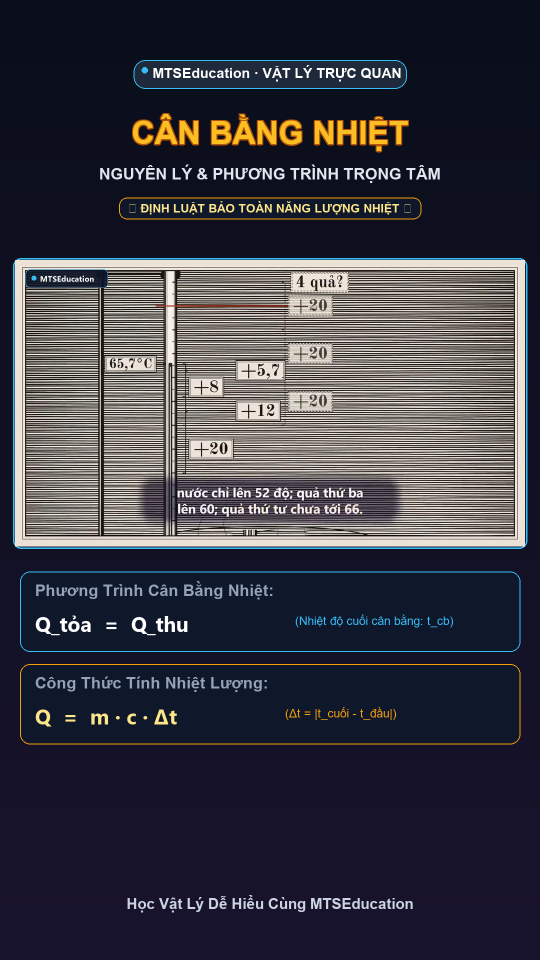
#> input picture 02_San_Pham_Hoan_Chinh/Anh_Bia_TikTok/ẢNH BÌA TIKTOK_CÂN BẰNG NHIỆT.png, 1080 x 1920 px, given in place of frame_5s.jpg, which was not available (shown at 1/2 size)
$ python generate_tiktok_cover.py
#> lines starting #> are read from the running program, lines starting #| are printed output that depends on the picture; after the words box and inside, x2 and y2 are one past the last pixel; in counts of white or black regions, pixels touching at a corner belong together
import os
import shutil
import cv2
import numpy as np
from PIL import Image, ImageDraw, ImageFont

print("Generating TikTok Vertical Cover (1080x1920)...")

# 1. Base image from frame 5s
base = cv2.imread(r'C:\Users\DELL\Documents\CODE\DU_AN\nhiet_build\frame_5s.jpg')
#> base is the input picture: shape (1920, 1080, 3); mean B, G, R 67.5, 57.5, 58.2

# Clean seam on top left
c_left = base[15:140, 66].astype(float)
#> c_left = 125 rows, first 8: [26, 14, 10], [26, 14, 10], [26, 14, 10], [26, 14, 10], [26, 14, 10], [26, 14, 10], [26, 14, 10], [26, 14, 10]
c_right = base[15:140, 84].astype(float)
#> c_right has the same summary as c_left
for x in range(67, 84):
    alpha = (x - 66) / (84.0 - 66.0)
    base[15:140, x] = np.clip(c_left * (1.0 - alpha) + c_right * alpha, 0, 255).astype(np.uint8)
#> base: shape (1920, 1080, 3); 0.01% of pixels changed, all inside (x1, y1, x2, y2) = (67, 15, 69, 140)

# Resize to 1080x1920
base_1080 = cv2.resize(base, (1080, 1920), interpolation=cv2.INTER_CUBIC)
im = Image.fromarray(cv2.cvtColor(base_1080, cv2.COLOR_BGR2RGB))

# Cover top and bottom with clean dark navy
top_overlay = Image.new('RGBA', (1080, 350), (10, 15, 29, 255))
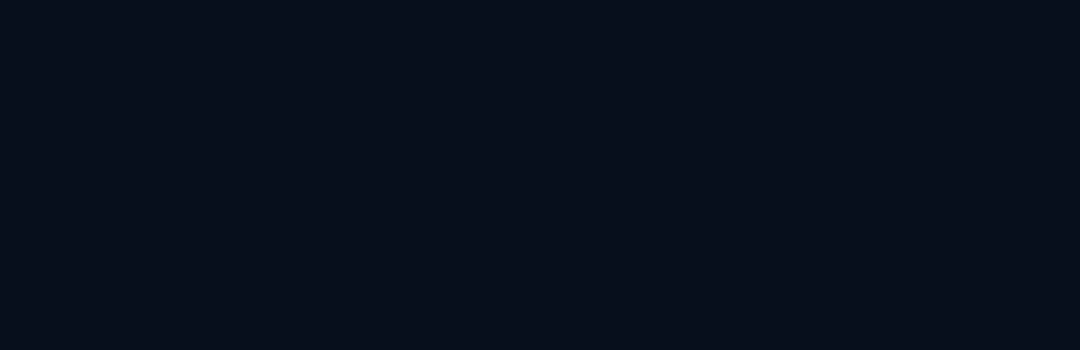
#> top_overlay: PIL image 1080x350 RGBA; mean R, G, B, A 10, 15, 29, 255
bot_overlay = Image.new('RGBA', (1080, 1920 - 1080), (10, 15, 29, 255))
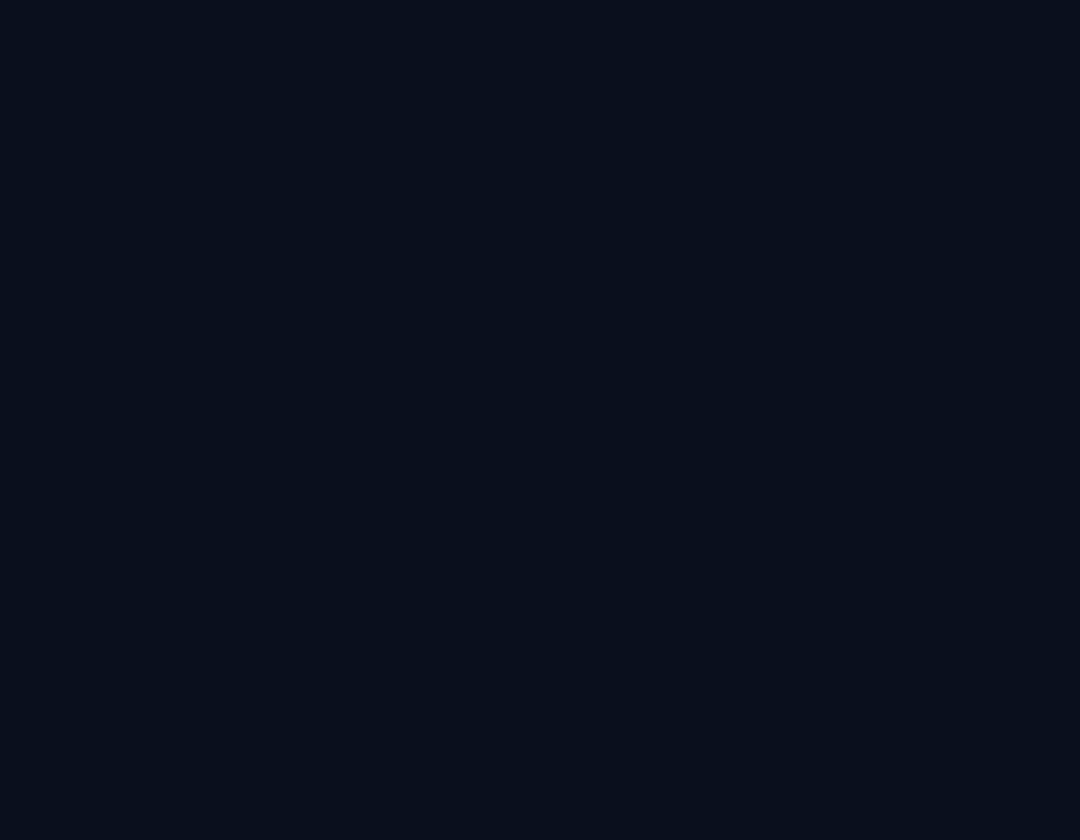
#> bot_overlay: PIL image 1080x840 RGBA; mean R, G, B, A 10, 15, 29, 255
im.paste(top_overlay, (0, 0))
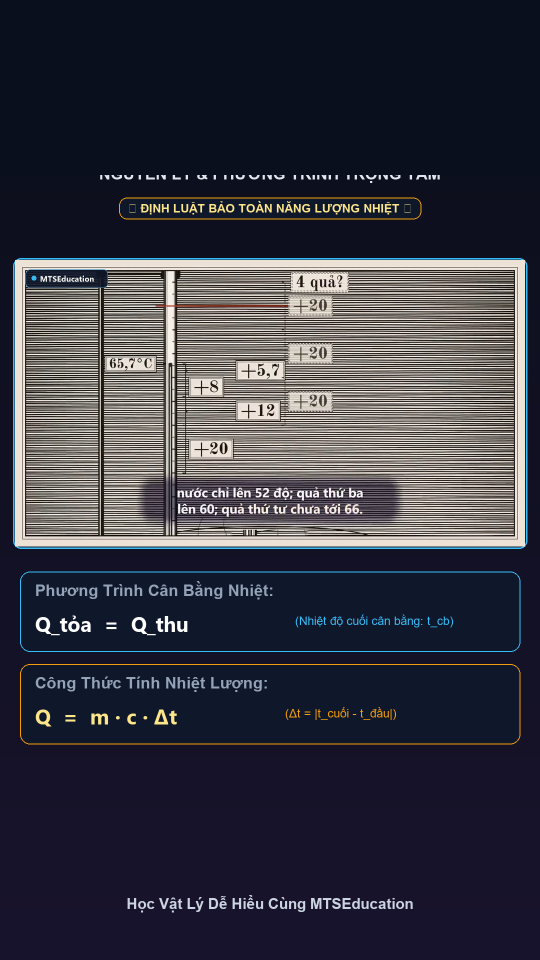
#> im: PIL image 1080x1920 RGB (shown at 1/2 size); mean R, G, B 54.8, 55, 66.3
im.paste(bot_overlay, (0, 1080))
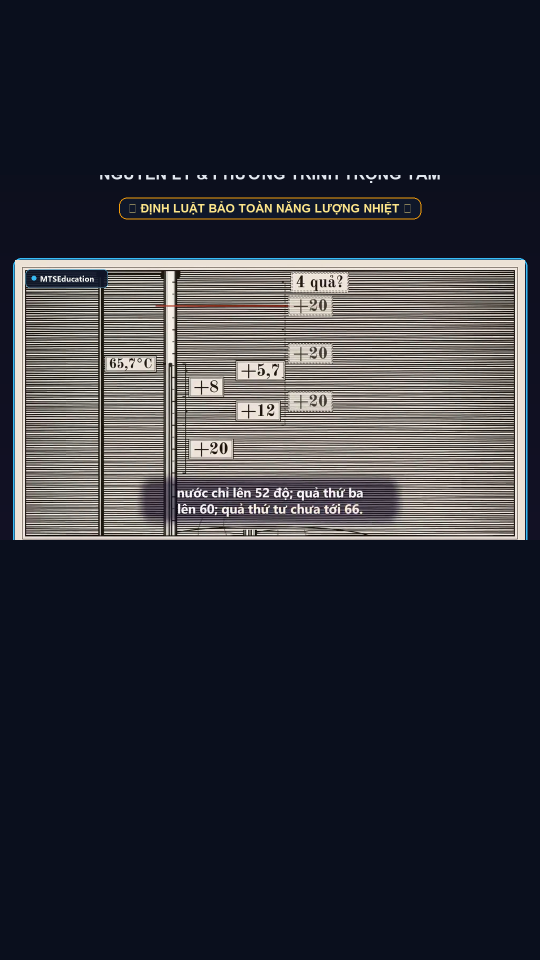
#> im: PIL image 1080x1920 RGB (shown at 1/2 size); mean R, G, B 46.9, 48.8, 57.4

draw = ImageDraw.Draw(im)
# Smooth transitions
for y in range(300, 370):
    alpha = int(255 * (1.0 - (y - 300) / 70.0))
    draw.line([(0, y), (1080, y)], fill=(10, 15, 29, alpha))

for y in range(1040, 1100):
    alpha = int(255 * ((y - 1040) / 60.0))
    draw.line([(0, y), (1080, y)], fill=(10, 15, 29, alpha))

# Fonts
font_bold = r'C:\Windows\Fonts\segoeuib.ttf'
font_reg = r'C:\Windows\Fonts\segoeui.ttf'

f_cat = ImageFont.truetype(font_bold, 30)
f_hook = ImageFont.truetype(font_bold, 28)
f_title_big = ImageFont.truetype(font_bold, 92)
f_sub = ImageFont.truetype(font_reg, 32)
f_formula_h = ImageFont.truetype(font_bold, 24)
f_formula_eq = ImageFont.truetype(font_bold, 64)
f_brand = ImageFont.truetype(font_bold, 28)

# 1. Header Badge: [x: 180, y: 130, w: 720, h: 74]
bw, bh = 720, 74
bx = (1080 - bw) // 2
by = 130
draw.rounded_rectangle([bx, by, bx + bw, by + bh], radius=37, fill=(18, 26, 47), outline=(56, 189, 248), width=2)
# Cyan dot
draw.ellipse([bx + 30, by + 27, bx + 50, by + 47], fill=(56, 189, 248))
# Text
h_text = "VẬT LÝ 12  ·  MTSEducation"
hw = draw.textlength(h_text, font=f_cat)
#> hw = 408
draw.text((bx + (bw - hw) // 2 + 15, by + 18), h_text, font=f_cat, fill=(255, 255, 255))

# 2. Viral Catchy Hook Tag
hk_w, hk_h = 700, 56
hk_x = (1080 - hk_w) // 2
hk_y = 230
draw.rounded_rectangle([hk_x, hk_y, hk_x + hk_w, hk_y + hk_h], radius=16, fill=(239, 68, 68))
hk_text = "3 KHÁI NIỆM HAY BỊ NHẦM LẪN NHẤT"
hkw = draw.textlength(hk_text, font=f_hook)
#> hkw = 520
draw.text((hk_x + (hk_w - hkw) // 2, hk_y + 11), hk_text, font=f_hook, fill=(255, 255, 255))

# 3. Main Titles (Centered, Big, Impactful)
def draw_title(y, text, fill_col):
#> called with y = 1110, text = 'NHIỆT LƯỢNG', fill_col = (250, 204, 21)
    tw = draw.textlength(text, font=f_title_big)
#> tw = 663
    x = (1080 - tw) // 2
#> x = 208
    for dx, dy in [(-3,0),(3,0),(0,-3),(0,3),(3,3),(-3,3)]:
        draw.text((x + dx, y + dy), text, font=f_title_big, fill=(0, 0, 0))
    draw.text((x, y), text, font=f_title_big, fill=fill_col)

draw_title(1110, "NHIỆT LƯỢNG", (250, 204, 21))   # Yellow Gold
draw_title(1220, "NHIỆT NĂNG", (251, 146, 60))    # Sunset Orange
draw_title(1330, "NỘI NĂNG", (56, 189, 248))      # Cyan Blue

# 4. Subtitle
sub_text = "Hiểu đúng bản chất — Chinh phục điểm 9+"
sw = draw.textlength(sub_text, font=f_sub)
#> sw = 695.5
draw.text(((1080 - sw) // 2, 1460), sub_text, font=f_sub, fill=(203, 213, 225))

# 5. Equation Card: Delta U = A + Q
cw, ch = 760, 160
cx = (1080 - cw) // 2
cy = 1530
draw.rounded_rectangle([cx, cy, cx + cw, cy + ch], radius=24, fill=(18, 26, 47), outline=(56, 189, 248), width=2)

eq_title = "NGUYÊN LÍ I NHIỆT ĐỘNG LỰC HỌC"
etw = draw.textlength(eq_title, font=f_formula_h)
#> etw = 426.5
draw.text((cx + (cw - etw) // 2, cy + 22), eq_title, font=f_formula_h, fill=(148, 163, 184))

eq_val = "ΔU = A + Q"
eqw = draw.textlength(eq_val, font=f_formula_eq)
#> eqw = 373.4
draw.text((cx + (cw - eqw) // 2, cy + 62), eq_val, font=f_formula_eq, fill=(255, 255, 255))

# 6. Bottom Brand Footer
ft_text = "Học Vật Lý Dễ Dàng Cùng MTSEducation"
ftw = draw.textlength(ft_text, font=f_brand)
#> ftw = 568.2
draw.text(((1080 - ftw) // 2, 1740), ft_text, font=f_brand, fill=(56, 189, 248))

# Save paths
p1 = r'C:\Users\DELL\Documents\CODE\DU_AN\ẢNH BÌA TIKTOK_NHIỆT LƯỢNG, NỘI NĂNG, NHIỆT NĂNG.png'
p2 = r'C:\Users\DELL\Documents\CODE\DU_AN\ẢNH BÌA TT_NHIỆT LƯỢNG, NỘI NĂNG, NHIỆT NĂNG.png'
p3 = r'C:\Users\DELL\Documents\Downloads\ẢNH BÌA TIKTOK_NHIỆT LƯỢNG, NỘI NĂNG, NHIỆT NĂNG.png'
p4 = r'C:\Users\DELL\Documents\Downloads\ẢNH BÌA TT_NHIỆT LƯỢNG, NỘI NĂNG, NHIỆT NĂNG.png'

im.save(p1, format='PNG')
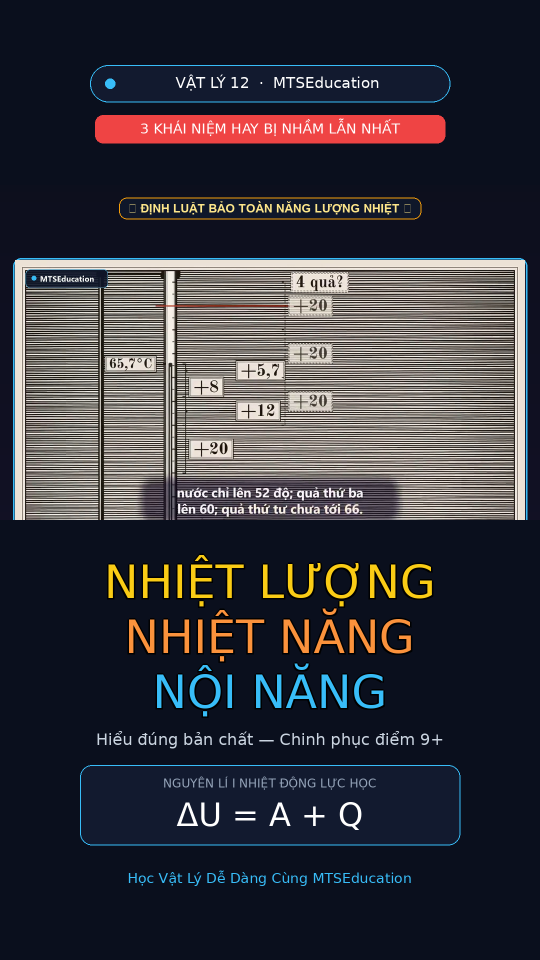
#> saved as ẢNH BÌA TIKTOK_NHIỆT LƯỢNG, NỘI NĂNG, NHIỆT NĂNG.png: PIL image 1080x1920 RGB (shown at 1/2 size); mean R, G, B 53.7, 53, 60.6
shutil.copy(p1, p2)
shutil.copy(p1, p3)
shutil.copy(p1, p4)

print("Saved all 4 cover copies successfully!")

$ run again, on 02_San_Pham_Hoan_Chinh/Anh_Bia_TikTok/ẢNH BÌA TIKTOK_GIẢI CÂU 16.png
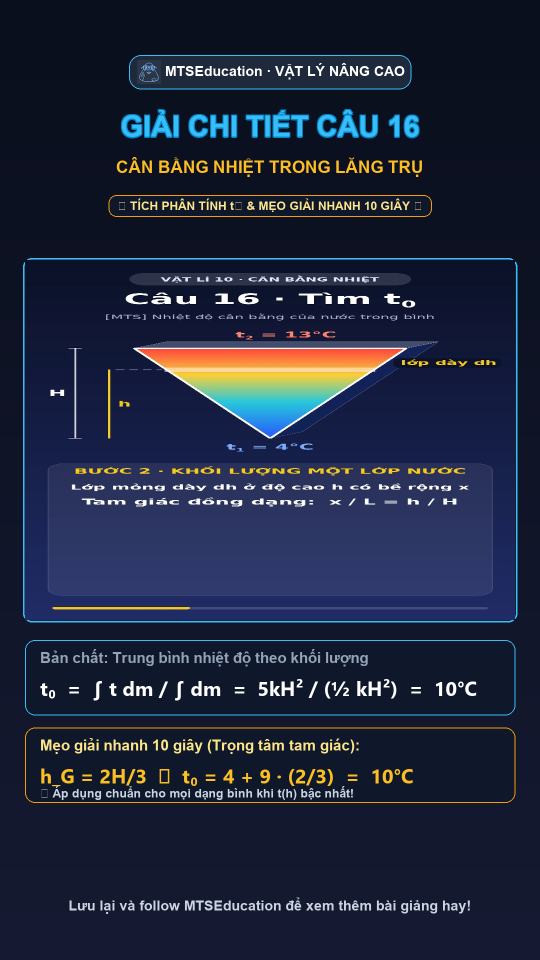
#> input picture 02_San_Pham_Hoan_Chinh/Anh_Bia_TikTok/ẢNH BÌA TIKTOK_GIẢI CÂU 16.png, 1080 x 1920 px, given in place of frame_5s.jpg, which was not available (shown at 1/2 size)
#> base is the input picture: shape (1920, 1080, 3); mean B, G, R 61.2, 39.8, 33
#> c_left = 125 rows, first 8: [29, 15, 10], [29, 15, 10], [29, 15, 10], [29, 15, 10], [29, 15, 10], [29, 15, 10], [29, 15, 10], [29, 15, 10]
#> c_right has the same summary as c_left
#> `im.paste(bot_overlay, (0, 1080))`:
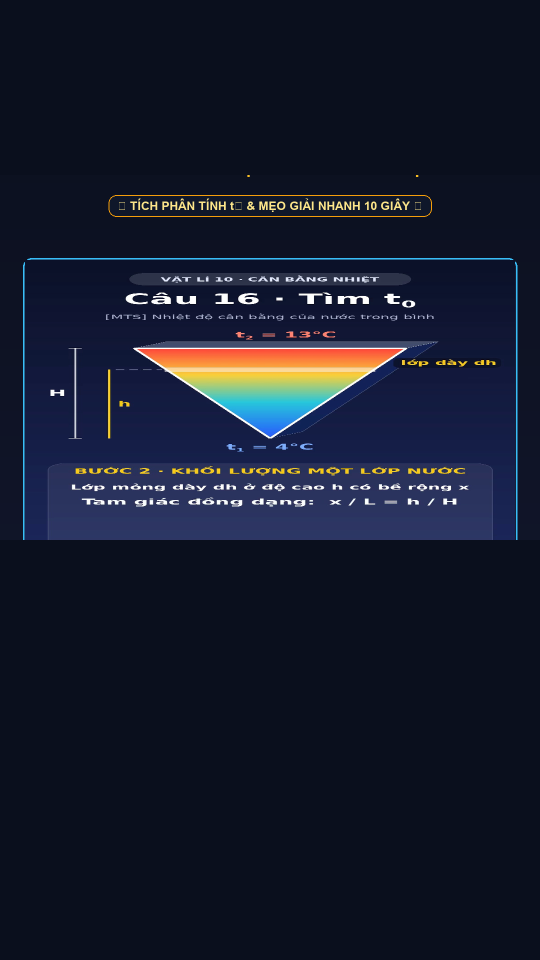
#> im: PIL image 1080x1920 RGB (shown at 1/2 size); mean R, G, B 21.6, 26.7, 43.9
#> hw = 408
#> hkw = 520
#> tw = 663
#> x = 208
#> sw = 695.5
#> etw = 426.5
#> eqw = 373.4
#> ftw = 568.2
#> `im.save(p1, format='PNG')`:
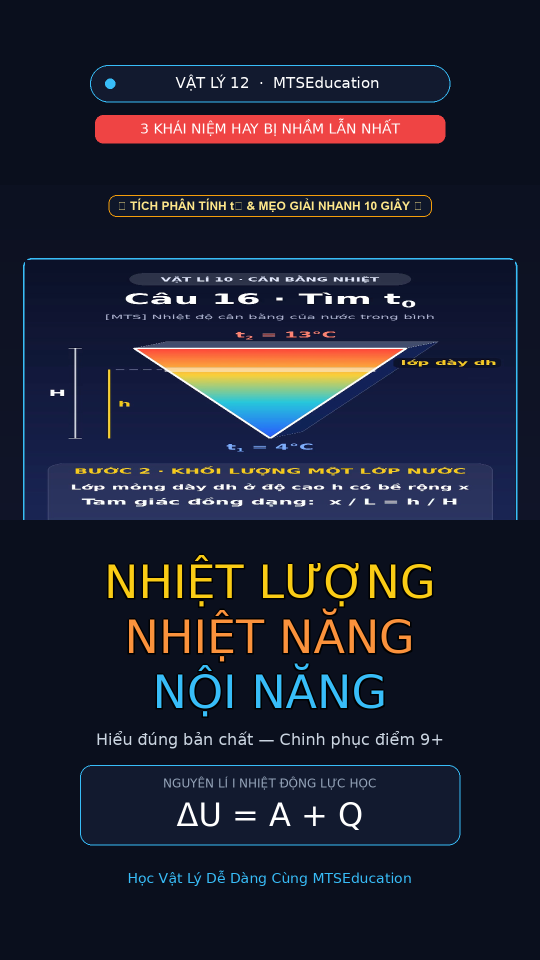
#> saved as ẢNH BÌA TIKTOK_NHIỆT LƯỢNG, NỘI NĂNG, NHIỆT NĂNG.png: PIL image 1080x1920 RGB (shown at 1/2 size); mean R, G, B 30.6, 32.9, 48
